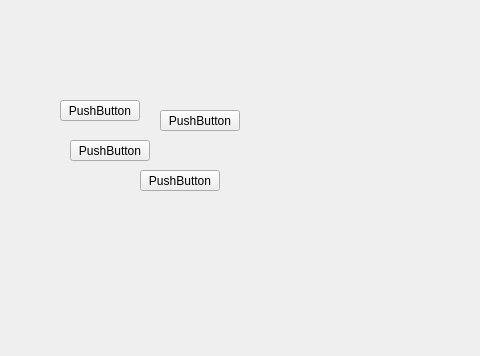
<?xml version="1.0" encoding="UTF-8"?>
<ui version="4.0">
 <class>Widget</class>
 <widget class="QWidget" name="Widget">
  <property name="enabled">
   <bool>true</bool>
  </property>
  <property name="geometry">
   <rect>
    <x>0</x>
    <y>0</y>
    <width>480</width>
    <height>356</height>
   </rect>
  </property>
  <property name="windowTitle">
   <string>Widget</string>
  </property>
  <widget class="QPushButton" name="pushButton">
   <property name="geometry">
    <rect>
     <x>60</x>
     <y>100</y>
     <width>80</width>
     <height>21</height>
    </rect>
   </property>
   <property name="text">
    <string>PushButton</string>
   </property>
  </widget>
  <widget class="QPushButton" name="pushButton_2">
   <property name="geometry">
    <rect>
     <x>70</x>
     <y>140</y>
     <width>80</width>
     <height>21</height>
    </rect>
   </property>
   <property name="text">
    <string>PushButton</string>
   </property>
  </widget>
  <widget class="QPushButton" name="pushButton_3">
   <property name="geometry">
    <rect>
     <x>140</x>
     <y>170</y>
     <width>80</width>
     <height>21</height>
    </rect>
   </property>
   <property name="text">
    <string>PushButton</string>
   </property>
  </widget>
  <widget class="QPushButton" name="pushButton_4">
   <property name="geometry">
    <rect>
     <x>160</x>
     <y>110</y>
     <width>80</width>
     <height>21</height>
    </rect>
   </property>
   <property name="text">
    <string>PushButton</string>
   </property>
  </widget>
 </widget>
 <resources/>
 <connections/>
</ui>
